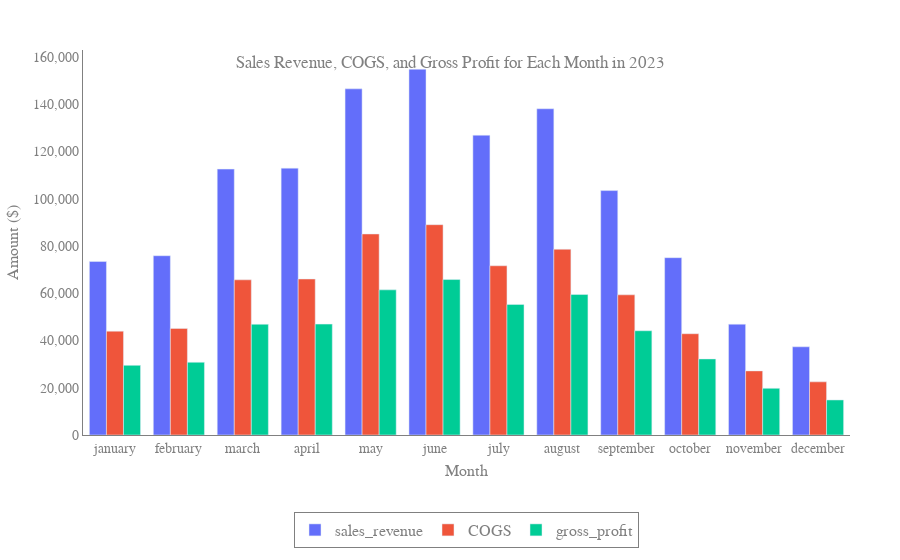

Notebook source saved alongside this figure:
### Code cell
import logging
import pandas as pd
from sqlalchemy import create_engine, text
import plotly.express as px
import openai
from llama_index.core import SQLDatabase, PromptTemplate, VectorStoreIndex
from llama_index.core.objects import (
    SQLTableNodeMapping,
    ObjectIndex,
    SQLTableSchema,
)
from llama_index.core.indices.struct_store import SQLTableRetrieverQueryEngine
from llama_index.llms.openai import OpenAI
import os
import plotly.graph_objects as go


class NLQueryEngine:
    def __init__(self, engine):
        self.engine = engine
        self.sql_database, self.table_schema_objs, self.obj_index = self._initialize_table_objects()
        self.context_str_combined = self._create_context_str()
        openai.api_key = os.environ["OPENAI_API_KEY"]
        self.query_engine = self._create_query_engine()

    def _initialize_table_objects(self):
        sql_database = SQLDatabase(self.engine, sample_rows_in_table_info=2, include_tables=['sales', 'parts'])
        table_contexts = {
            'sales': "Provides time-based sales count data for individual parts. Use for part-specific sales queries. No price column",
            'parts': "Provides detailed inventory data for individual parts. Use part-specific queries. Combine with 'sales' tables for temporal financial performance"
        }
        
        table_schema_objs = [SQLTableSchema(table_name=name, context_str=context) for name, context in table_contexts.items()]
        table_node_mapping = SQLTableNodeMapping(sql_database)
        
        obj_index = ObjectIndex.from_objects(
            table_schema_objs,
            table_node_mapping,
            VectorStoreIndex,
        )
        return sql_database, table_schema_objs, obj_index

    def _create_context_str(self):
        context_str = (
            "Inventory categories: essential, non-essential, nearing obsolescence, obsolete. "
            "Ensure detailed, relevant responses, including 'supplier_name', 'price', and 'quantity'. "
            "Access 'supplier_name' flexibly e.g., ('%bmw'). "
            "All text is lowercase"
            "Convert percentages to decimals (e.g., '50%' as '0.5'). "
            "Use JOINs prefaced with table names for combining multiple tables. "
            "Calculate COGS as the sum of costs directly associated with goods sold. "
            "Calculate Gross Margin Percentage/Gross Margin as (Sales Revenue - COGS) / Sales Revenue * 100."
            "Order months chronologically like a calendar (e.g., january, february, ..., december) in query results "
        )
        table_context_str = self._get_table_context_str()
        return context_str + "\n\n" + table_context_str

    def _get_table_context_str(self):
        context_strs = []
        for table_schema_obj in self.table_schema_objs:
            table_info = self.sql_database.get_single_table_info(table_schema_obj.table_name)
            if table_schema_obj.context_str:
                table_info += f" The table description is: {table_schema_obj.context_str}"
            context_strs.append(table_info)
        return "\n\n".join(context_strs)

    def _create_query_engine(self):
        return SQLTableRetrieverQueryEngine(
            sql_database=self.sql_database,
            table_retriever=self.obj_index.as_retriever(similarity_top_k=1),
            synthesize_response=True,
            llm=OpenAI(temperature=0.1, model="gpt-3.5-turbo-0125"),
            context_str_prefix=self.context_str_combined
        )

    def query(self, user_input, return_sql=False):
        # Get the SQL query from the LLM
        response = self.query_engine.query(user_input)
        sql_query = response.metadata['sql_query']
        if return_sql:
            return sql_query
        return response

def process_user_input_to_sql(query_engine, user_input):
    sql_query = query_engine.query(user_input, return_sql=True)
    return sql_query
'''  
def process_user_input_to_sql(query_engine, user_input):
    response = query_engine.query(user_input)
    sql_query = response.metadata.get('sql_query', '').replace('\n', ' ').replace('\r', ' ').strip().lower()
    if sql_query.startswith('sql'):
        sql_query = sql_query[3:].strip()
    return sql_query
'''
def output_sql_query_to_df(result_data, columns):
    logging.info(f"Query Result Data: {result_data}")
    logging.info(f"Columns: {columns}")
    return pd.DataFrame(result_data, columns=columns)

def generate_plotly_visual(df, chart_type, title, x_axis_label, y_axis_label):
    if chart_type == "line":
        fig = px.line(df, x=df.columns[0], y=df.columns[1:], title=title)
    elif chart_type == "bar":
        fig = go.Figure()
        for col in df.columns[1:]:
            fig.add_trace(go.Bar(
                x=df[df.columns[0]], 
                y=df[col],
                name=col
            ))
        fig.update_layout(
            title=title,
            xaxis_title=x_axis_label,
            yaxis_title=y_axis_label,
            barmode='group'
        )
    elif chart_type == "scatter":
        fig = px.scatter(df, x=df.columns[0], y=df.columns[1:], title=title)
    elif chart_type == "pie":
        fig = px.pie(df, names=df.columns[0], values=df.columns[1], title=title)
    else:
        fig = px.scatter(df, x=df.columns[0], y=df.columns[1:], title=title)

    fig.update_layout(
        title={
            'text': title,
            'y':0.9,
            'x':0.5,
            'xanchor': 'center',
            'yanchor': 'top'
        },
        xaxis_title=x_axis_label,
        yaxis_title=y_axis_label,
        hovermode="closest",
        plot_bgcolor='white',  
        paper_bgcolor='white',  
        font=dict(
            family="Arial, sans-serif",
            size=12,
            color="Gray"
        ),
        xaxis=dict(
            showline=True,
            linecolor='Gray',
            linewidth=1,
            tickformat=',',  
            title_standoff=10,
            tickfont=dict(size=14),  
            titlefont=dict(size=16)  
        ),
        yaxis=dict(
            showline=True,
            linecolor='Gray',
            linewidth=1,
            tickformat=',',
            title_standoff=10,
            tickfont=dict(size=14), 
            titlefont=dict(size=16) 
        ),
        legend=dict(
            x=0.5,
            y=-0.2,
            xanchor='center',
            yanchor='top',
            orientation='h',  # Horizontal legend at the bottom
            bgcolor='rgba(255,255,255,0.8)',  # Transparent white background for legend
            bordercolor='Gray',
            borderwidth=1,
            font=dict(size=16) 
        ),
        margin=dict(l=50, r=50, t=50, b=50),  # Adjust margins
    )
    return fig

def extract_chart_details(query_engine, user_input):
    text_qa_template_str = (
        "Given the query: '{query_str}', extract the following details:\n"
        "1. Chart type (e.g., bar, line, pie, etc.)\n"
        "2. Title for the chart\n"
        "3. X-axis label\n"
        "4. Y-axis label\n"
        "\n"
        "Provide the details in the following format:\n"
        "Chart type: <type>\n"
        "Title: <title>\n"
        "X-axis label: <label>\n"
        "Y-axis label: <label>\n"
    )
    text_qa_template = PromptTemplate(text_qa_template_str)
    
    prompt = text_qa_template.format(query_str=user_input)
    response = query_engine.query(prompt)
    logging.info(f"LLM Response: {response.response.strip()}")
    response_text = response.response.strip()
    lines = response_text.split('\n')
    
    chart_type = "bar"  # Default value
    title = "Generated Chart"
    x_axis_label = "X Axis"
    y_axis_label = "Y Axis"

    for line in lines:
        if "Chart type:" in line:
            chart_type = line.split(":", 1)[1].strip().lower()
        elif "Title:" in line:
            title = line.split(":", 1)[1].strip()
        elif "X-axis label:" in line:
            x_axis_label = line.split(":", 1)[1].strip()
        elif "Y-axis label:" in line:
            y_axis_label = line.split(":", 1)[1].strip()
    
    return chart_type, title, x_axis_label, y_axis_label

def output_sql_query_to_graph(result_data, columns, chart_type, title, x_axis_label, y_axis_label):
    logging.info(f"Query Result Data: {result_data}")
    logging.info(f"Columns: {columns}")
    result_df = pd.DataFrame(result_data, columns=columns)
    fig = generate_plotly_visual(result_df, chart_type, title, x_axis_label, y_axis_label)
    fig.show()

def parse_intent(user_input):
    if any(keyword in user_input.lower() for keyword in ["visual", "chart", "graph", "plot", "bar", "pie"]):
        return "visual"
    return "text"

def query_output(query_engine, user_input):
    intent = parse_intent(user_input)
    sql_query = process_user_input_to_sql(query_engine, user_input)    
    
    logging.info(f"SQL QUERY Output: {sql_query}")

    with query_engine.engine.connect() as connection:
        result = connection.execute(text(sql_query))
        result_data = result.fetchall()
        columns = result.keys()
        logging.info(f"Executed SQL Query: {sql_query}")
        logging.info(f"Resulting Data: {result_data}")
        if intent == "visual":
            chart_type, title, x_axis_label, y_axis_label = extract_chart_details(query_engine, user_input)
            output_sql_query_to_graph(result_data, columns, chart_type, title, x_axis_label, y_axis_label)
        else:
            if len(result_data) >= 5:
                df = output_sql_query_to_df(result_data, columns)
                return df
            print(query_engine.query(user_input).metadata)
            return str(query_engine.query(user_input))


def main():
    logging.basicConfig(level=logging.INFO, format='%(asctime)s - %(levelname)s - %(message)s')
    db_file_path = "/Users/skylerwilson/Desktop/PartsWise/co-pilot-v1/data/databases/partswise_island_moto.db"
    engine = create_engine(f"sqlite:///{db_file_path}")
    query_engine = NLQueryEngine(engine)
    user_input = "Build a bar graph of the sales revenue, COGS and gross proft for each month in 2023"
    response = query_output(query_engine, user_input)
    print(response)

if __name__ == "__main__":
    main()

### Figure 1 — Plotly figure (JSON) as saved in the notebook; plotly's stock layout.template omitted (floating-point values rounded to 4 significant figures)
{"data": [{"name": "sales_revenue", "type": "bar", "x": ["january", "february", "march", "april", "may", "june", "july", "august", "september", "october", "november", "december"], "y": [73390.0, 75850.0, 112500.0, 112900.0, 146400.0, 154700.0, 126800.0, 138000.0, 103400.0, 75020.0, 46880.0, 37310.0]}, {"name": "COGS", "type": "bar", "x": ["january", "february", "march", "april", "may", "june", "july", "august", "september", "october", "november", "december"], "y": [43930, 45086, 65646, 65992, 85039, 88969, 71589, 78578, 59295, 42844, 27119, 22487]}, {"name": "gross_profit", "type": "bar", "x": ["january", "february", "march", "april", "may", "june", "july", "august", "september", "october", "november", "december"], "y": [29460.0, 30760.0, 46840.0, 46910.0, 61400.0, 65770.0, 55240.0, 59430.0, 44100.0, 32170.0, 19760.0, 14820.0]}], "layout": {"barmode": "group", "font": {"color": "Gray", "family": "Arial, sans-serif", "size": 12}, "hovermode": "closest", "legend": {"bgcolor": "rgba(255,255,255,0.8)", "bordercolor": "Gray", "borderwidth": 1, "font": {"size": 16}, "orientation": "h", "x": 0.5, "xanchor": "center", "y": -0.2, "yanchor": "top"}, "margin": {"b": 50, "l": 50, "r": 50, "t": 50}, "paper_bgcolor": "white", "plot_bgcolor": "white", "title": {"text": "Sales Revenue, COGS, and Gross Profit for Each Month in 2023", "x": 0.5, "xanchor": "center", "y": 0.9, "yanchor": "top"}, "xaxis": {"linecolor": "Gray", "linewidth": 1, "showline": true, "tickfont": {"size": 14}, "tickformat": ",", "title": {"font": {"size": 16}, "standoff": 10, "text": "Month"}}, "yaxis": {"linecolor": "Gray", "linewidth": 1, "showline": true, "tickfont": {"size": 14}, "tickformat": ",", "title": {"font": {"size": 16}, "standoff": 10, "text": "Amount ($)"}}}}
